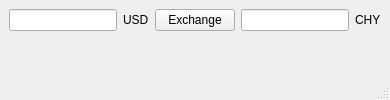
<?xml version="1.0" encoding="UTF-8"?>
<ui version="4.0">
 <class>mainWindow</class>
 <widget class="QMainWindow" name="mainWindow">
  <property name="windowTitle">
   <string>汇率计算器</string>
  </property>
  <widget class="QWidget" name="centralwidget">
   <layout class="QFormLayout" name="formLayout">
    <item row="0" column="0">
     <layout class="QHBoxLayout" name="horizontalLayout">
      <item>
       <widget class="QLineEdit" name="lineEdit">
        <property name="text">
         <string/>
        </property>
       </widget>
      </item>
      <item>
       <widget class="QLabel" name="label_2">
        <property name="text">
         <string>USD</string>
        </property>
       </widget>
      </item>
      <item>
       <widget class="QPushButton" name="pushButton">
        <property name="text">
         <string>Exchange</string>
        </property>
       </widget>
      </item>
      <item>
       <widget class="QLineEdit" name="lineEdit_2">
        <property name="text">
         <string/>
        </property>
       </widget>
      </item>
      <item>
       <widget class="QLabel" name="label_3">
        <property name="text">
         <string>CHY</string>
        </property>
       </widget>
      </item>
     </layout>
    </item>
   </layout>
  </widget>
  <widget class="QMenuBar" name="menubar">
   <property name="geometry">
    <rect>
     <x>0</x>
     <y>0</y>
     <width>427</width>
     <height>23</height>
    </rect>
   </property>
  </widget>
  <widget class="QStatusBar" name="statusbar"/>
 </widget>
 <resources/>
 <connections/>
</ui>
